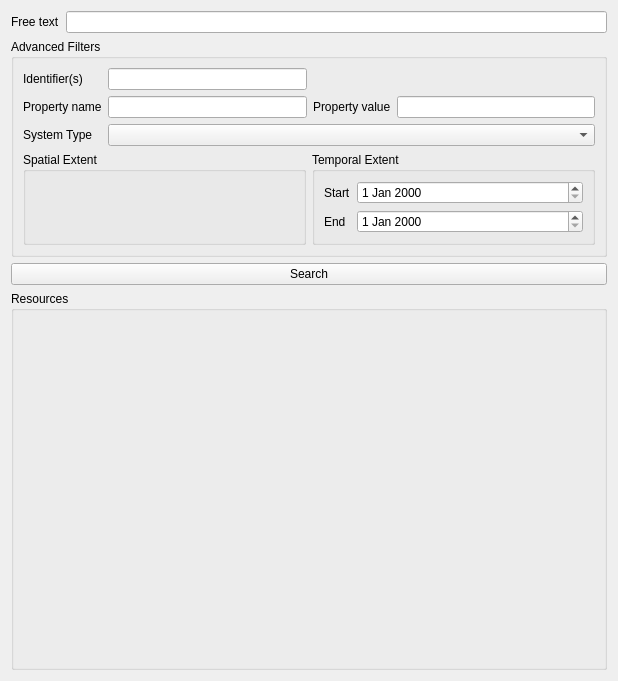
<?xml version="1.0" encoding="UTF-8"?>
<ui version="4.0">
 <class>Form</class>
 <widget class="QWidget" name="Form">
  <property name="geometry">
   <rect>
    <x>0</x>
    <y>0</y>
    <width>618</width>
    <height>681</height>
   </rect>
  </property>
  <property name="windowTitle">
   <string>Form</string>
  </property>
  <layout class="QVBoxLayout" name="verticalLayout_3">
   <item>
    <layout class="QHBoxLayout" name="horizontalLayout_2">
     <item>
      <widget class="QLabel" name="filter_free_text_la">
       <property name="text">
        <string>Free text</string>
       </property>
      </widget>
     </item>
     <item>
      <widget class="QLineEdit" name="free_text_le"/>
     </item>
    </layout>
   </item>
   <item>
    <widget class="QgsCollapsibleGroupBox" name="advanced_filters_gb">
     <property name="sizePolicy">
      <sizepolicy hsizetype="Preferred" vsizetype="Preferred">
       <horstretch>0</horstretch>
       <verstretch>0</verstretch>
      </sizepolicy>
     </property>
     <property name="title">
      <string>Advanced Filters</string>
     </property>
     <property name="collapsed">
      <bool>false</bool>
     </property>
     <layout class="QVBoxLayout" name="verticalLayout_2">
      <item>
       <layout class="QGridLayout" name="gridLayout">
        <item row="0" column="0">
         <widget class="QLabel" name="filter_id_la">
          <property name="text">
           <string>Identifier(s)</string>
          </property>
         </widget>
        </item>
        <item row="0" column="1">
         <widget class="QLineEdit" name="id_le"/>
        </item>
        <item row="1" column="0">
         <widget class="QLabel" name="filter_property_name_la">
          <property name="text">
           <string>Property name</string>
          </property>
         </widget>
        </item>
        <item row="1" column="1">
         <widget class="QLineEdit" name="property_name_le"/>
        </item>
        <item row="1" column="2">
         <widget class="QLabel" name="filter_property_value_la">
          <property name="text">
           <string>Property value</string>
          </property>
         </widget>
        </item>
        <item row="1" column="3">
         <widget class="QLineEdit" name="property_value_le"/>
        </item>
        <item row="2" column="0">
         <widget class="QLabel" name="label_3">
          <property name="text">
           <string>System Type</string>
          </property>
         </widget>
        </item>
        <item row="2" column="1" colspan="3">
         <widget class="QComboBox" name="system_type_cb"/>
        </item>
       </layout>
      </item>
      <item>
       <layout class="QHBoxLayout" name="horizontalLayout">
        <item>
         <widget class="QgsExtentGroupBox" name="spatial_extent_gb">
          <property name="title">
           <string>Spatial Extent</string>
          </property>
         </widget>
        </item>
        <item>
         <widget class="QGroupBox" name="temporal_extent_gb">
          <property name="title">
           <string>Temporal Extent</string>
          </property>
          <layout class="QVBoxLayout" name="verticalLayout">
           <item>
            <layout class="QFormLayout" name="formLayout">
             <item row="0" column="0">
              <widget class="QLabel" name="label">
               <property name="text">
                <string>Start</string>
               </property>
              </widget>
             </item>
             <item row="0" column="1">
              <widget class="QDateEdit" name="temporal_extent_start_de"/>
             </item>
             <item row="1" column="0">
              <widget class="QLabel" name="label_2">
               <property name="text">
                <string>End</string>
               </property>
              </widget>
             </item>
             <item row="1" column="1">
              <widget class="QDateEdit" name="temporal_extent_end_de"/>
             </item>
            </layout>
           </item>
          </layout>
         </widget>
        </item>
       </layout>
      </item>
     </layout>
    </widget>
   </item>
   <item>
    <widget class="QPushButton" name="search_pb">
     <property name="text">
      <string>Search</string>
     </property>
    </widget>
   </item>
   <item>
    <widget class="QGroupBox" name="search_results_gb">
     <property name="sizePolicy">
      <sizepolicy hsizetype="Preferred" vsizetype="Expanding">
       <horstretch>0</horstretch>
       <verstretch>0</verstretch>
      </sizepolicy>
     </property>
     <property name="title">
      <string>Resources</string>
     </property>
     <layout class="QVBoxLayout" name="verticalLayout_4">
      <property name="spacing">
       <number>1</number>
      </property>
      <property name="leftMargin">
       <number>0</number>
      </property>
      <property name="topMargin">
       <number>0</number>
      </property>
      <property name="rightMargin">
       <number>0</number>
      </property>
      <property name="bottomMargin">
       <number>0</number>
      </property>
      <item>
       <layout class="QVBoxLayout" name="search_results_layout"/>
      </item>
     </layout>
    </widget>
   </item>
  </layout>
 </widget>
 <customwidgets>
  <customwidget>
   <class>QgsCollapsibleGroupBox</class>
   <extends>QGroupBox</extends>
   <header>qgscollapsiblegroupbox.h</header>
   <container>1</container>
  </customwidget>
  <customwidget>
   <class>QgsExtentGroupBox</class>
   <extends>QgsCollapsibleGroupBox</extends>
   <header>qgsextentgroupbox.h</header>
   <container>1</container>
  </customwidget>
 </customwidgets>
 <resources/>
 <connections/>
</ui>
